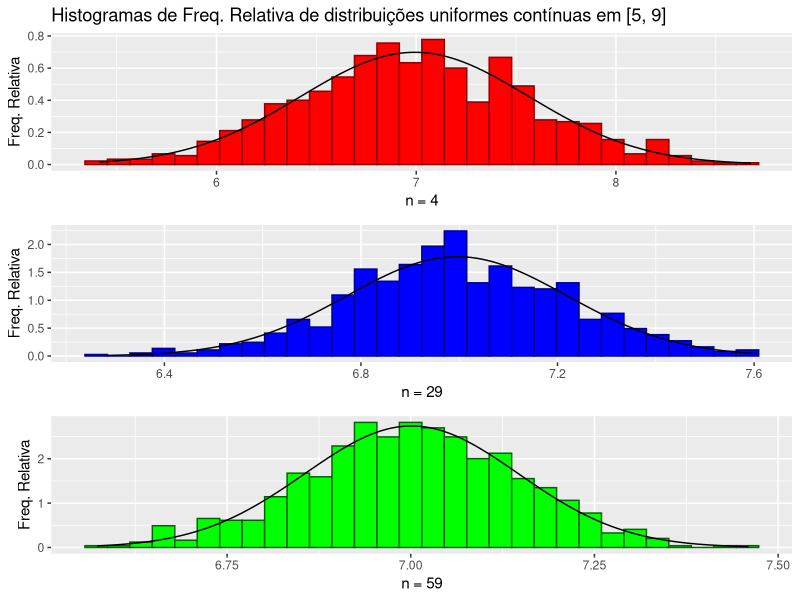

Reproduce this figure in R.
library("readxl")
library("tidyverse")
library("reshape2")
library("egg")

set.seed(847)

values <- c(4, 29, 59)

vetor1=NULL
vetor2=NULL
vetor3=NULL

for (i in 1:800) {
  vetor1 = c(vetor1, mean(runif(values[1], 5, 9)))
  vetor2 = c(vetor2, mean(runif(values[2], 5, 9)))
  vetor3 = c(vetor3, mean(runif(values[3], 5, 9)))
}
df1 <- data.frame(vetor1)
df2 <- data.frame(vetor2)
df3 <- data.frame(vetor3)

g1 <- ggplot(df1, aes(x = vetor1)) + geom_histogram(aes(y = ..density..), 
      colour="darkred", fill="red") + 
      stat_function(fun = dnorm, args = list(mean = mean(df1$vetor1), sd = sd(df1$vetor1))) +
      xlab("n = 4") + ylab("Freq. Relativa") +
      ggtitle("Histogramas de Freq. Relativa de distribuições uniformes contínuas em [5, 9]")

g2 <- ggplot(df2, aes(x = vetor2)) + geom_histogram(aes(y = ..density..), 
      colour="darkblue",fill="blue") + 
      stat_function(fun = dnorm, args = list(mean = mean(df2$vetor2), sd = sd(df2$vetor2))) + 
      xlab("n = 29") + ylab("Freq. Relativa")

g3 <- ggplot(df3, aes(x = vetor3)) + geom_histogram(aes(y = ..density..), 
      colour="darkgreen", fill="green") + 
      stat_function(fun = dnorm, args = list(mean = mean(df3$vetor3), sd = sd(df3$vetor3))) + 
      xlab("n = 59") + ylab("Freq. Relativa")
ggarrange(g1, g2, g3)
